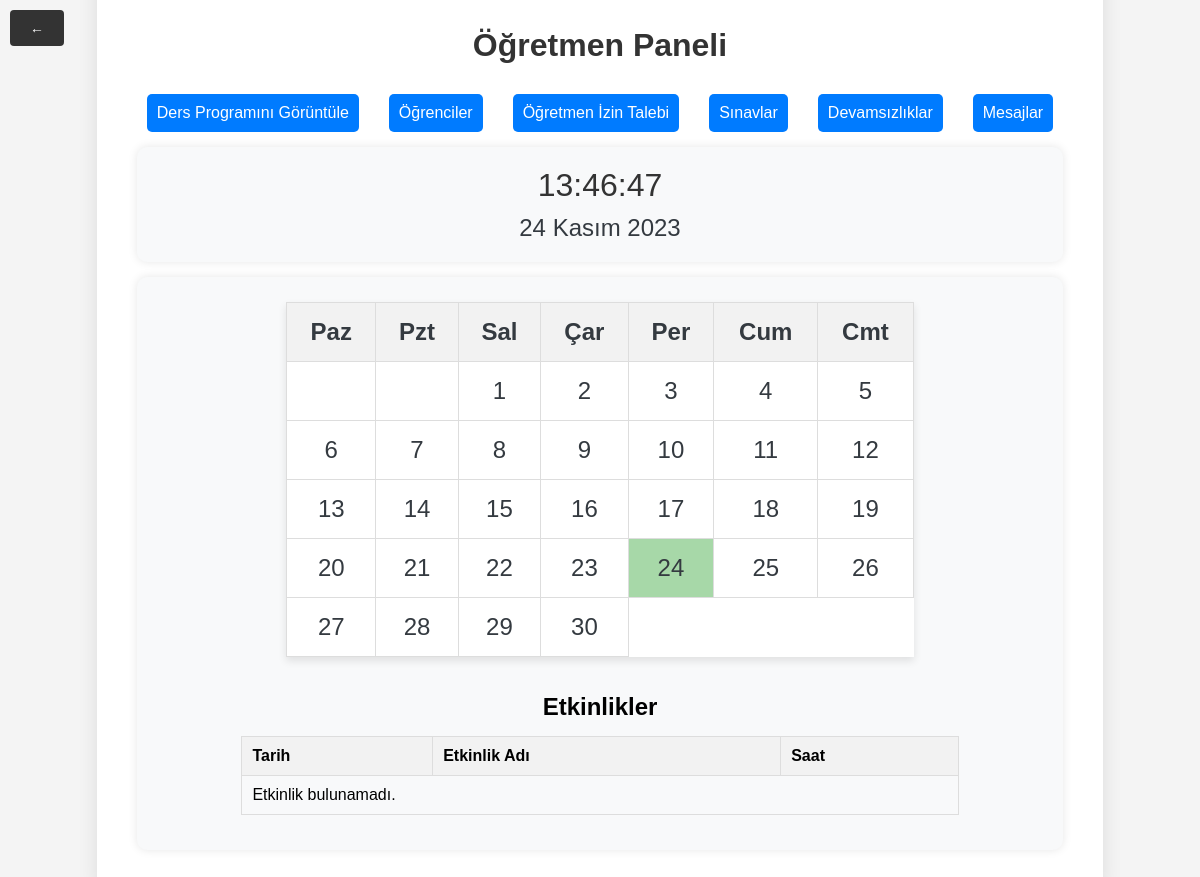
Page /ogretmenProfili.php on the earlier database version.
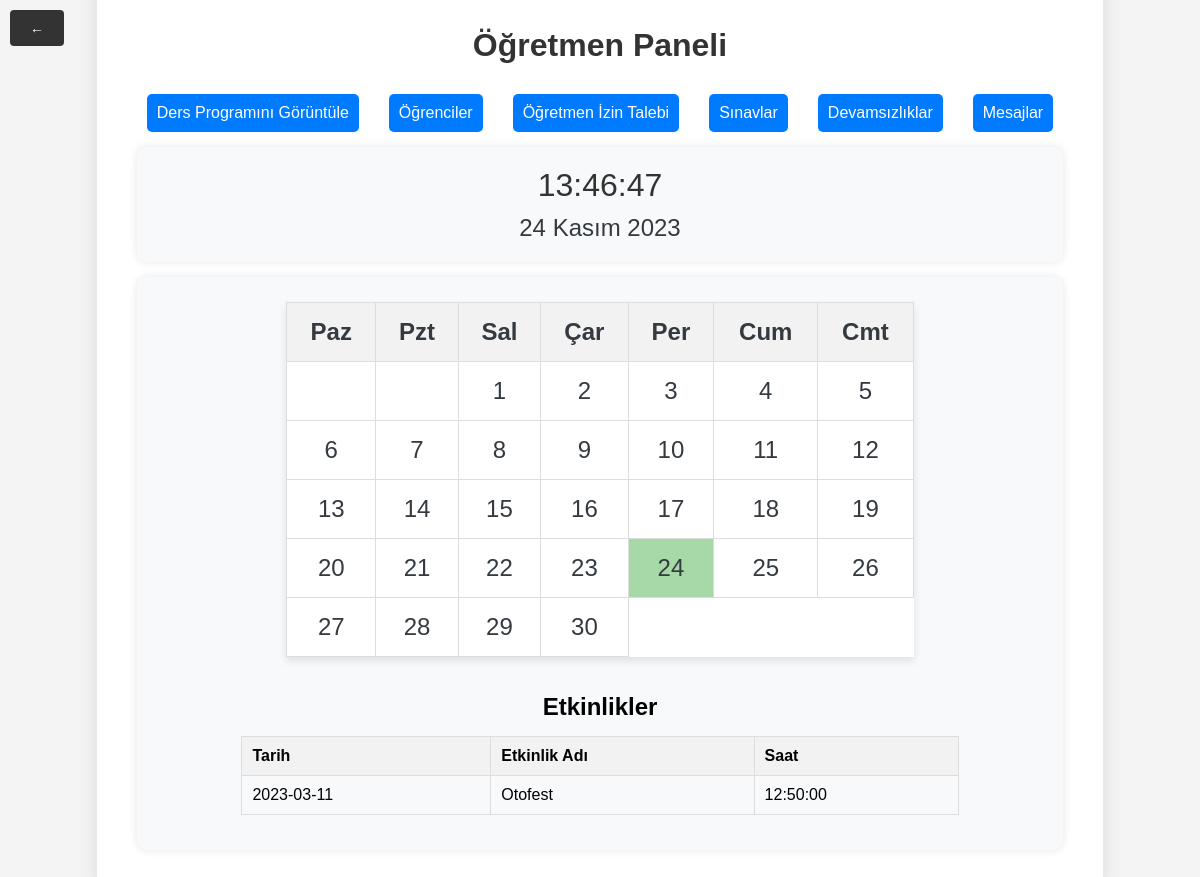
Same page on the later database version.
### tables this page shows
CREATE TABLE `events` (
  `id` int(11) NOT NULL,
  `event_date` date DEFAULT NULL,
  `event_name` varchar(255) NOT NULL,
  `event_hour` time NOT NULL
);

### ogretmenProfili.php (the view, shortened to what this page needs)
<!DOCTYPE html>
<html lang="en">
<head>
    <link rel="stylesheet" type="text/css" href="style.css">
</head>
<body>
    <div class="container">
        <button class="back-button" onclick="goBack()">←</button>
        <br></br>
        <h1>Öğretmen Paneli</h1>
        <div class="button-container">
            <button class="action-button" onclick="openDersProgrami()">Ders Programını Görüntüle</button>
            <button class="action-button" onclick="openOgrenciler()">Öğrenciler</button>
            <button class="action-button" onclick="openOgretmenIzin()">Öğretmen İzin Talebi</button>
            <button class="action-button" onclick="openSınav()">Sınavlar</button>
            <button class="action-button" onclick="openDevamsizlik()">Devamsızlıklar</button>
            <button class="action-button" onclick="openMesaj()">Mesajlar</button>
        </div>
        <div id="clock-container">
            <div id="clock"></div>
            <div id="date"></div>
        </div>
        <div id="calendar-container">
        <?php include 'tarihSaat.php'; ?>
            <br></br>
            <h2>Etkinlikler</h2>
            <table border="1" style="width: 80%; margin-top: 15px;">
                <tr>
                    <th>Tarih</th>
                    <th>Etkinlik Adı</th>
                    <th>Saat</th>
                </tr>
                <?php
                include 'database.php';
                $sql = "SELECT event_date, event_name, event_hour FROM events";
                $result = $conn->query($sql);
                if ($result->num_rows > 0) {
                    while ($row = $result->fetch_assoc()) {
                        echo "<tr>";
                        echo "<td>" . $row["event_date"] . "</td>";
                        echo "<td>" . $row["event_name"] . "</td>";
                        echo "<td>" . $row["event_hour"] . "</td>";
                        echo "</tr>";
                    }
                } else {
                    echo "<tr><td colspan='3'>Etkinlik bulunamadı.</td></tr>";
                }
                ?>
            </table>
        </div>
    </div>
</body>
</html>

### tarihSaat.php (shortened to what this page needs)
<!DOCTYPE html>
<html lang="en">
<head>
</head>
<body>
    <table id="calendar">
        <thead>
            <tr>
                <th>Paz</th>
                <th>Pzt</th>
                <th>Sal</th>
                <th>Çar</th>
                <th>Per</th>
                <th>Cum</th>
                <th>Cmt</th>
            </tr>
        </thead>
        <tbody>
            <?php
            $daysInMonth = cal_days_in_month(CAL_GREGORIAN, date('m'), date('Y'));
            $currentDay = date('j');
            $dayOfMonth = 1;
            $dayOfWeek = date('N', strtotime(date('Y-m-01')));
            echo "<tr>";
            for ($i = 1; $i < $dayOfWeek; $i++) {
                echo "<td></td>";
            }
            while ($dayOfMonth <= $daysInMonth) {
                if ($dayOfWeek > 7) {
                    echo "</tr><tr>";
                    $dayOfWeek = 1;
                }
                echo "<td" . (($dayOfMonth == $currentDay) ? " style='background-color: #a7d8a8;'" : "") . ">$dayOfMonth</td>";
                $dayOfMonth++;
                $dayOfWeek++;
            }
            echo "</tr>";
            ?>
        </tbody>
    </table>
</body>
</html>

Differences in the rows shown:
added events: event_date "2023-03-11", event_name "Otofest", event_hour "12:50:00"
Other differences:
text no longer shown: "Etkinlik bulunamadı."
